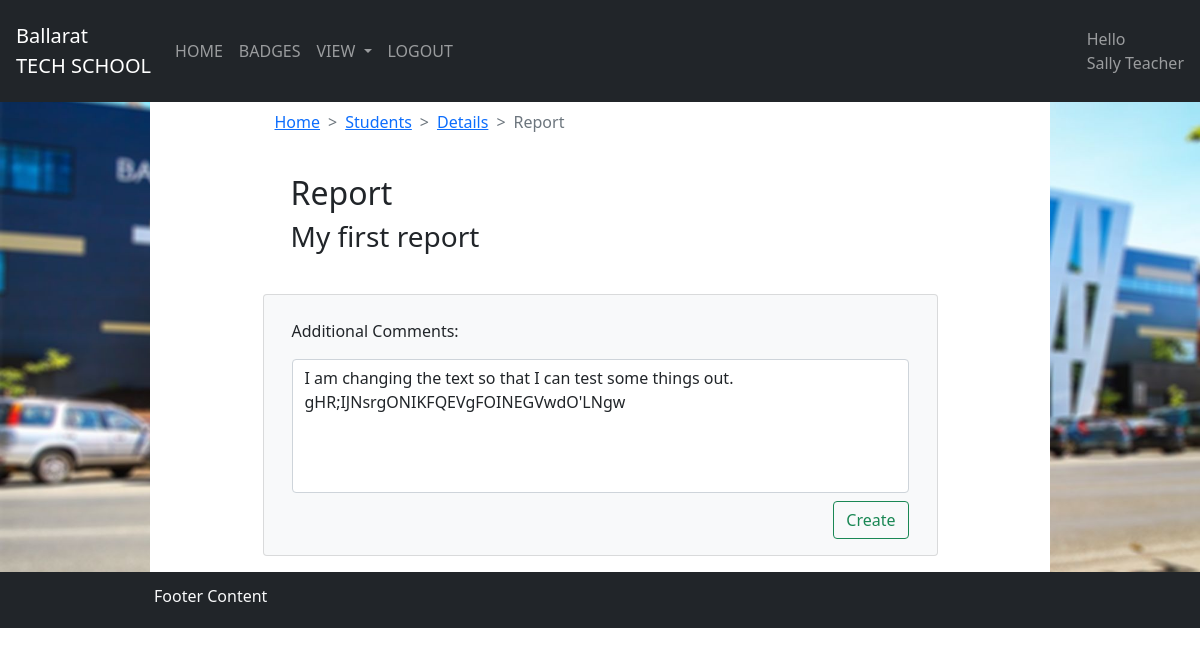
Screenshot of /teacher/student/1/report/1/ (signed in) with the database file from the repository.
### report/models.py (models this page shows)
class Report(models.Model):
	report_id = models.BigAutoField(primary_key=True)
	report_title = models.TextField(max_length=100)
	student_id = models.ForeignKey(User, on_delete=models.CASCADE)
	report_active = models.BooleanField(default=False)
	report_additional_comment = models.TextField(max_length=1000, null=True, blank=True)
	report_start_date = models.DateField()
	report_end_date = models.DateField()

### login/decorators.py (the view, shortened to what this page needs)
		def wrapper_func(request, *args, **kwargs):
			return view_func(request, *args, **kwargs)

### report/views.py (called while the page is built)
@login_required(login_url='/')																# Redirects if not logged in.
@allowed_users(allowed_roles=['staff'])														# Restricted to users with 'staff' role.
@active_report()																			# Verifies active report, no effect for staff.
def single_report_view(request, student_id, report_id, *args, **kwargs):
	selected_student = User.objects.get(id=student_id)										# Gets selected student
	selected_report = Report.objects.get(report_id=report_id)								# Gets selected report
	content = {
		'student': selected_student,
		'report': selected_report
	}
	return render(request, 'single_report.html', content)									# Renders the content to single_report.html

### templates/single_report.html
{% extends 'teacher_base.html' %}
{% block content %}
<div class="bg-white text-dark w-75">
	<div class='d-flex justify-content-center'>
		<div class="w-75 mb-2 mt-2 text-dark ">
			<div class='container'>
					<nav style="--bs-breadcrumb-divider: '>';" aria-label="breadcrumb">
					<ol class="breadcrumb">
						<li class="breadcrumb-item"><a href="/teacher">Home</a></li>
			    		<li class="breadcrumb-item"><a href="/teacher/student/">Students</a></li>
			    		<li class="breadcrumb-item"><a href="/teacher/student/{{ student.id }}/">Details</a></li>
			    		<li class="breadcrumb-item active" aria-current="page">Report</li>
					</ol>
				</nav>
			</div>
		</div>
	</div>
	<div class='d-flex justify-content-center'>
		<div class="p-3 mb-3 w-75 text-dark ">
			<div class='container'>
				<h2>{{ student.first_name }} {{ student.last_name }} Report</h2>
				<h3>{{ report.report_title }}</h3>
			</div>
		</div>
	</div>
	<div class='d-flex justify-content-center'>
		<div class="p-3 mb-3 w-75 card bg-light text-dark ">
			<div class='container'>
				<div class="pt-2 row justify-content-md-center">
					<p>Additional Comments:</p>
					<form action="view" method="POST">{% csrf_token %}
						<textarea class="form-control" rows="5" cols="80" name='addComment'style="resize: none;" >{{ report.report_additional_comment }}</textarea>
						<div class='pt-2 d-flex justify-content-end'>
							<button type="submit" class="btn btn-outline-success">Create</button>
						</div>
					</form>
				</div>
			</div>
		</div>
	</div>
</div>
{% endblock %}

### templates/teacher_header.html (shortened to what this page needs)
{% load static %}
<body>
<nav class="navbar navbar-expand-lg navbar-dark bg-dark p-3">
  <a class="navbar-brand" href="/teacher">Ballarat </br> TECH SCHOOL</a>
  <div class="collapse navbar-collapse" id="navbarSupportedContent">
    <ul class="navbar-nav">
      <li class="nav-item">
          <a class="nav-link" href="/teacher">HOME</a>
      </li>
      <li class="nav-item">
          <a class="nav-link" href="/teacher/badge">BADGES</a>
      </li>
      <li class="nav-item dropdown">
          <a class="nav-link dropdown-toggle" href="#" id="navbarDropdown" role="button" data-toggle="dropdown" aria-haspopup="true" aria-expanded="false">
            VIEW
          </a>
      </li>
      <li class="nav-item">
          <a class="nav-link" href="/logout/">LOGOUT</a>
      </li>
    </ul>
  </div>
  <div class='d-flex justify-content-end'>
        <span class="navbar-text">
          Hello</br> {{ request.user.first_name }} {{ request.user.last_name }}
        </span>
    </div>
</nav>

### rows the page displays
Report: report_title "My first report", addComment "I am changing the text so that I can test some things out. gHR;IJNsrgONIKFQEVgFOINEGVwdO'LNgw"

### other values shown
{{ request.user.first_name }} "Sally"
{{ request.user.last_name }} "Teacher"
